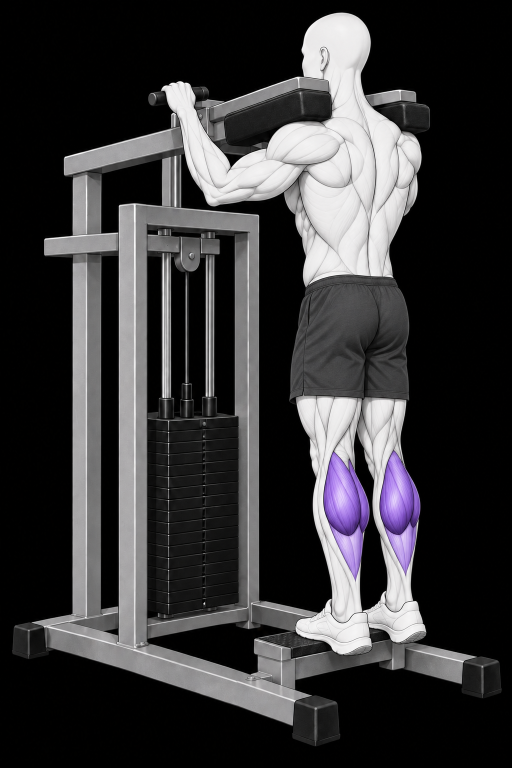
#> input picture docs/exercise-art/pilots/standing-calf-reference-20261003/sources/1.png, 1024 x 1536 px (shown at 1/2 size)
$ python build.py
#> lines starting #> are read from the running program, lines starting #| are printed output that depends on the picture
from pathlib import Path
from PIL import Image
import numpy as np,json,hashlib
R=Path(__file__).parent
master=Image.open(R/'sources/1.png').convert('RGB'); w,h=master.size
#> further down, master is the input picture: PIL image 1024x1536 RGB; mean R, G, B 55.4, 54.5, 56
#> after `w, h = master.size`: w = 1024; h = 1536
fixed=[(0,420,530,700),(0,986,530,1536),(0,1340,1024,1536),(855,405,1024,1536),(508,1298,575,1331)]
contacts=[]
records=[]
for n,lift in [(1,0),(2,8),(3,64)]:
 im=Image.open(R/'sources'/f'{n}.png').convert('RGB')
 for box in fixed:im.paste(master.crop(box),box[:2])
 # Same seven selected plates and sleeves move rigidly; lower stack remains fixed.
 box=(293,700,478,986)
 rods=master.crop((293,700,478,710)).resize((185,286),Image.Resampling.NEAREST)
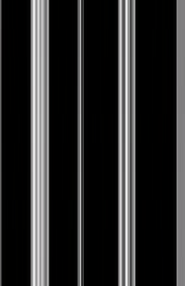
#> rods: PIL image 185x286 RGB; mean R, G, B 41.1, 40.9, 41
 im.paste(rods,box[:2])
 im.paste(master.crop((293,790,478,986)),(293,790-lift))
 # Cage outside the moving stack retains exact master pixels.
 for box in [(0,700,293,986),(478,700,530,986)]:im.paste(master.crop(box),box[:2])
 im.save(R/'frames'/f'{n}.png')
 arr=np.asarray(im);base=np.asarray(master)
 errors=[int(np.abs(arr[t:b,l:r].astype(int)-base[t:b,l:r].astype(int)).max()) for l,t,r,b in fixed+contacts]
#> errors = [0, 0, 0, 0, 0]
#> pass 3 of the loop `for n,lift in [(1,0),(2,8),(3,64)]:`:
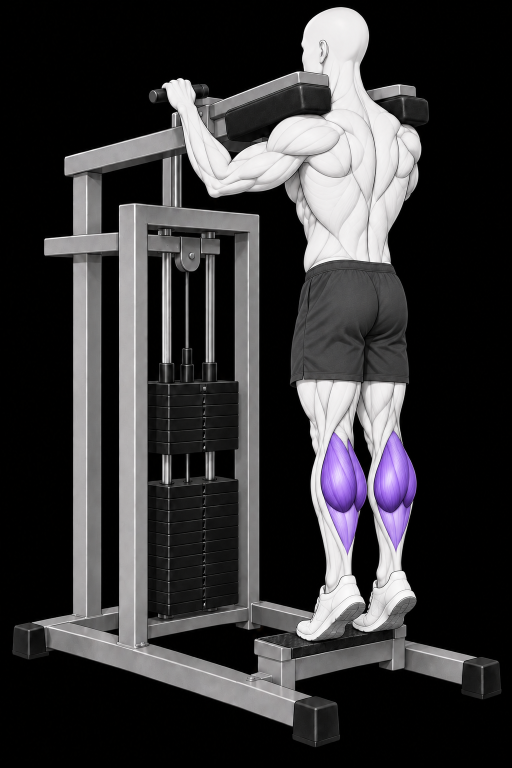
#> input picture docs/exercise-art/pilots/standing-calf-reference-20261003/sources/3.png, 1024 x 1536 px (shown at 1/2 size)
#> im is the input picture: PIL image 1024x1536 RGB; mean R, G, B 54.9, 53.8, 55.4
#> `im.paste(rods,box[:2])`:
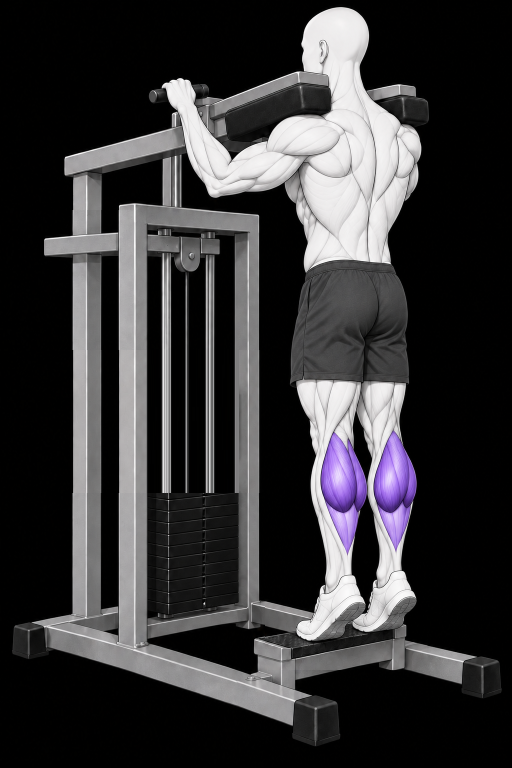
#> im: PIL image 1024x1536 RGB (shown at 1/2 size); mean R, G, B 54.8, 53.8, 55.4
 assert max(errors)==0,(n,errors)
 records.append({'frame':n,'selectedStackLiftPixels':lift,'fixedRegions':fixed,'fixedContacts':contacts,'maxPixelErrors':errors,'sha256':hashlib.sha256((R/'frames'/f'{n}.png').read_bytes()).hexdigest()})
for dst,src in [(4,3),(5,2),(6,1)]:(R/'frames'/f'{dst}.png').write_bytes((R/'frames'/f'{src}.png').read_bytes())
(R/'composition.json').write_text(json.dumps({'method':'Generated upright standing poses retain native athlete and shoe pixels. Exact fixed-frame regions and one rigid selected weight-stack layer preserve equipment. No body warping or resizing.','frames':records},indent=2)+'\n')
print('Fixed frame pixels and rigid stack layer pass; native body/foot poses retained.')
